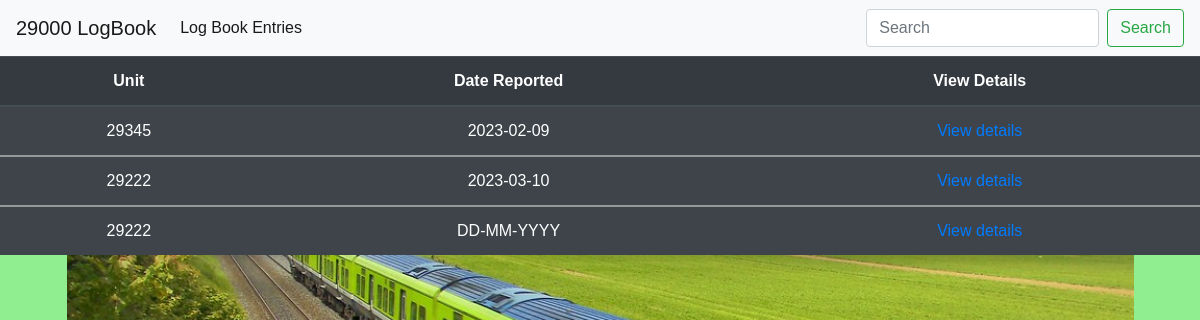
The page /open_reports.html on the database as committed earlier.
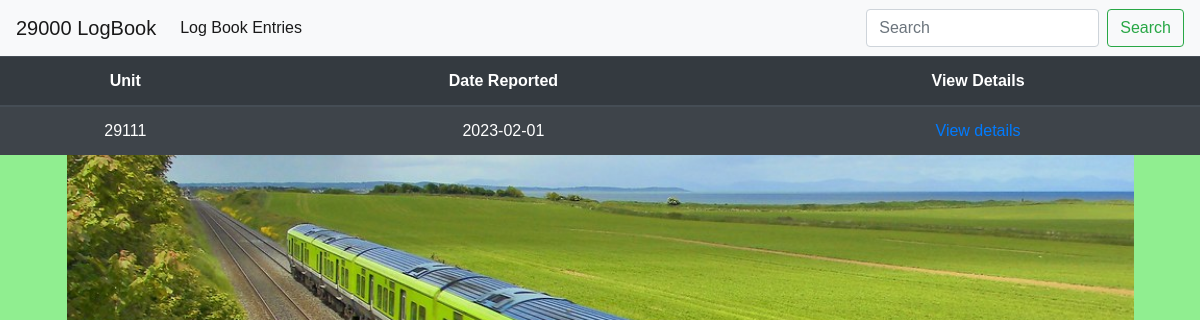
The same page on the database as committed later.
### report/models.py (models this page shows, shortened)
class Logbook_report(models.Model):
    Grade = models.CharField(max_length=25, default='Driver')
    driver_name = models.CharField(max_length=50)
    driver_email = models.EmailField(blank=True)  # blank =  make optional
    unit = models.IntegerField(default=29)
    location_at_time_of_fault = models.TextField(max_length=60)
    time_of_fault = models.TimeField(null=True, blank=True)
    date_of_fault = models.TextField()
    details_of_defect = models.TextField()
    report_read = models.BooleanField(default=False)
    work_order_created = models.BooleanField(default=False)
    driver_responded_to = models.BooleanField(default=False)
    work_order_closed = models.BooleanField(default=False)
    class Meta:
        ordering = ['date_of_fault']

### report/views.py (the view)
# urls.py: path('open_reports.html', views.reports_list, name='reports_list'),
def reports_list(request):
    reports = Logbook_report.objects.filter(report_read=True)
    context = {
        'reports': reports
    }
    return render(request, 'open_reports.html', context)

### report/templates/open_reports.html
{% extends "base.html" %}
{% load static %}
{% load crispy_forms_tags%}
{% block content %}
<div class="table-align">
        <table class="text-align table table-striped table-dark">
            <thead>
              <tr>
                <th scope="col">Unit</th>
                <th scope="col">Date Reported</th>
                <th scope="col">View Details</th>
              </tr>
            </thead>
             {% for report in reports %}
            <tbody>
              <tr>
                <td>{{ report.unit }}</td>
                <td>{{ report.date_of_fault }}</td>
                <td><a href="{% url 'report_detail' report.id %}">View details</a></td>
              </tr>
              {% empty %}
                <h3 class="text-align bg-dark text-white">There are no open work orders from reports to display at the moment.</h3>
              {% endfor %}
            </tbody>
          </table>
</div>
{% endblock %}

### templates/base.html (shortened to what this page needs)
{% load static %}
<!DOCTYPE html>
<html>
  <head>
    <link rel="stylesheet" href="https://cdn.jsdelivr.net/npm/bootstrap@4.4.1/dist/css/bootstrap.min.css"
>
    <link rel="stylesheet" href="https://cdn.jsdelivr.net/npm/bootstrap@4.4.1/dist/css/bootstrap.min.css"
>
    <link rel="stylesheet" href="{% static 'css/style.css' %}">
  </head>
  <body>
    <nav class="navbar navbar-expand-lg navbar-light bg-light">
      <a class="navbar-brand" href="/">29000 LogBook</a>
      <div class="collapse navbar-collapse" id="navbarSupportedContent">
        <ul class="navbar-nav mr-auto">
          <li class="nav-item active">
            <a class="nav-link" href="{% url 'reports_list' %}">Log Book Entries</a>
          </li>
        </ul>
        <form class="form-inline my-2 my-lg-0">
          <input class="form-control mr-sm-2" type="search" placeholder="Search" aria-label="Search">
          <button class="btn btn-outline-success my-2 my-sm-0" type="submit">Search</button>
        </form>
      </div>
    </nav>
    {% block content %}
    {% endblock %}
  </body>
</html>

### static/css/style.css (style rules this page uses)
body { background: lightgreen url("/media/29000\ _image.jpg") no-repeat center center; background-size: auto 100%; padding:0; margin:0; height:100%; font-family: 'Maven Pro', sans-serif; min-height: 100vh; display: flex; flex-direction: column; margin: 0; }
.text-align { text-align: center; }
input, textarea { border-radius: 5px }
div { margin: 0px; margin: 0; padding: 0; }

Rows that differ between the two databases and show on the page:
removed Logbook_report: unit "29345", date_of_fault "2023-02-09"
removed Logbook_report: unit "29222", date_of_fault "2023-03-10"
removed Logbook_report: unit "29222", date_of_fault "DD-MM-YYYY"
added Logbook_report: unit "29111", date_of_fault "2023-02-01"
